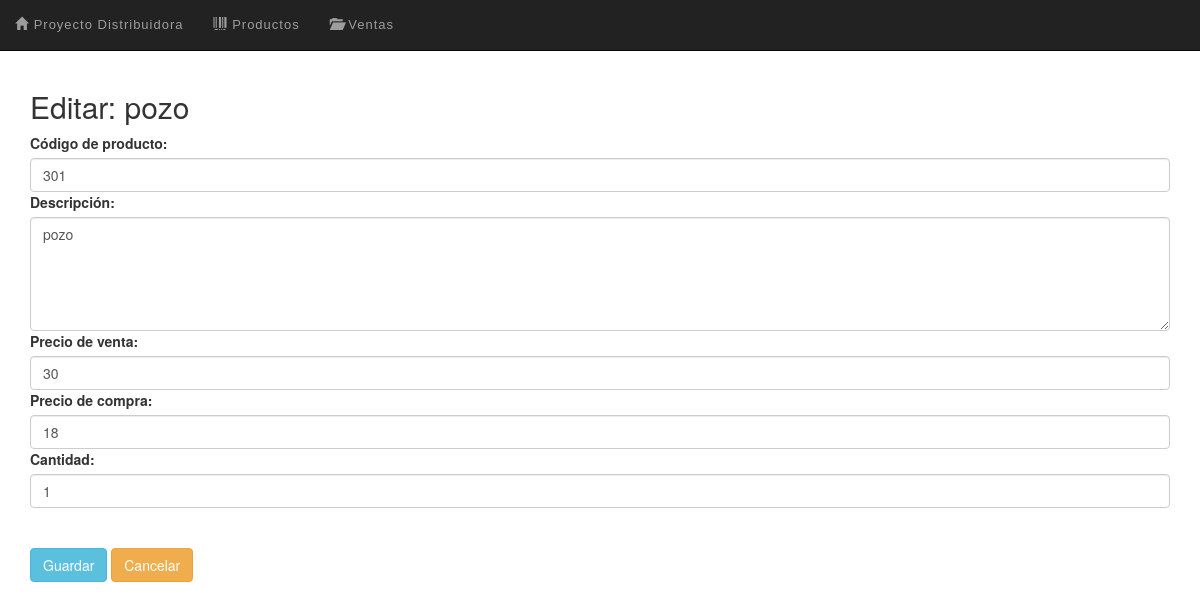
The page /editar.php?id=2 on the database its author committed.
### tables this page shows
CREATE TABLE `productos` (
  `id` bigint(20) UNSIGNED NOT NULL,
  `codigo` varchar(255) NOT NULL,
  `descripcion` varchar(255) NOT NULL,
  `precioVenta` int(5) NOT NULL,
  `precioCompra` int(5) NOT NULL,
  `cantidad` int(5) NOT NULL
);

### editar.php (the view, shortened to what this page needs)
<?php
$id = $_GET["id"];
include_once "conexion.php";
$sentencia = $base_de_datos->prepare("CALL seleccionar_productos_por_id(?)");
$sentencia->execute([$id]);
$producto = $sentencia->fetch(PDO::FETCH_OBJ);
?>
<?php include_once "encabezado.php" ?>
	<div class="col-xs-12">
		<h2>Editar: <?php echo $producto->descripcion; ?></h2>
		<form method="post" action="guardarDatosEditados.php">
			<label for="codigo">Código de producto:</label>
			<input value="<?php echo $producto->codigo ?>" class="form-control" name="codigo" required type="text" id="codigo" placeholder="Escribe el código">
			<label for="descripcion">Descripción:</label>
			<textarea required id="descripcion" name="descripcion" cols="30" rows="5" class="form-control"><?php echo $producto->descripcion ?></textarea>
			<label for="precioVenta">Precio de venta:</label>
			<input value="<?php echo $producto->precioVenta ?>" class="form-control" name="precioVenta" required type="number" id="precioVenta" placeholder="Precio de venta">
			<label for="precioCompra">Precio de compra:</label>
			<input value="<?php echo $producto->precioCompra ?>" class="form-control" name="precioCompra" required type="number" id="precioCompra" placeholder="Precio de compra">
			<label for="cantidad">Cantidad:</label>
			<input value="<?php echo $producto->cantidad ?>" class="form-control" name="cantidad" required type="number" id="cantidad" placeholder="Cantidad de productos">
			<br><br><input class="btn btn-info" type="submit" value="Guardar">
			<a class="btn btn-warning" href="./listar.php">Cancelar</a>
		</form>
	</div>
<?php include_once "pie.php" ?>

### css/estilo.css (style rules this page uses)
body { padding-top: 70px; }

### rows shown on the page
productos: descripcion "pozo", codigo "301", precioVenta "30", precioCompra "18", cantidad "1"
